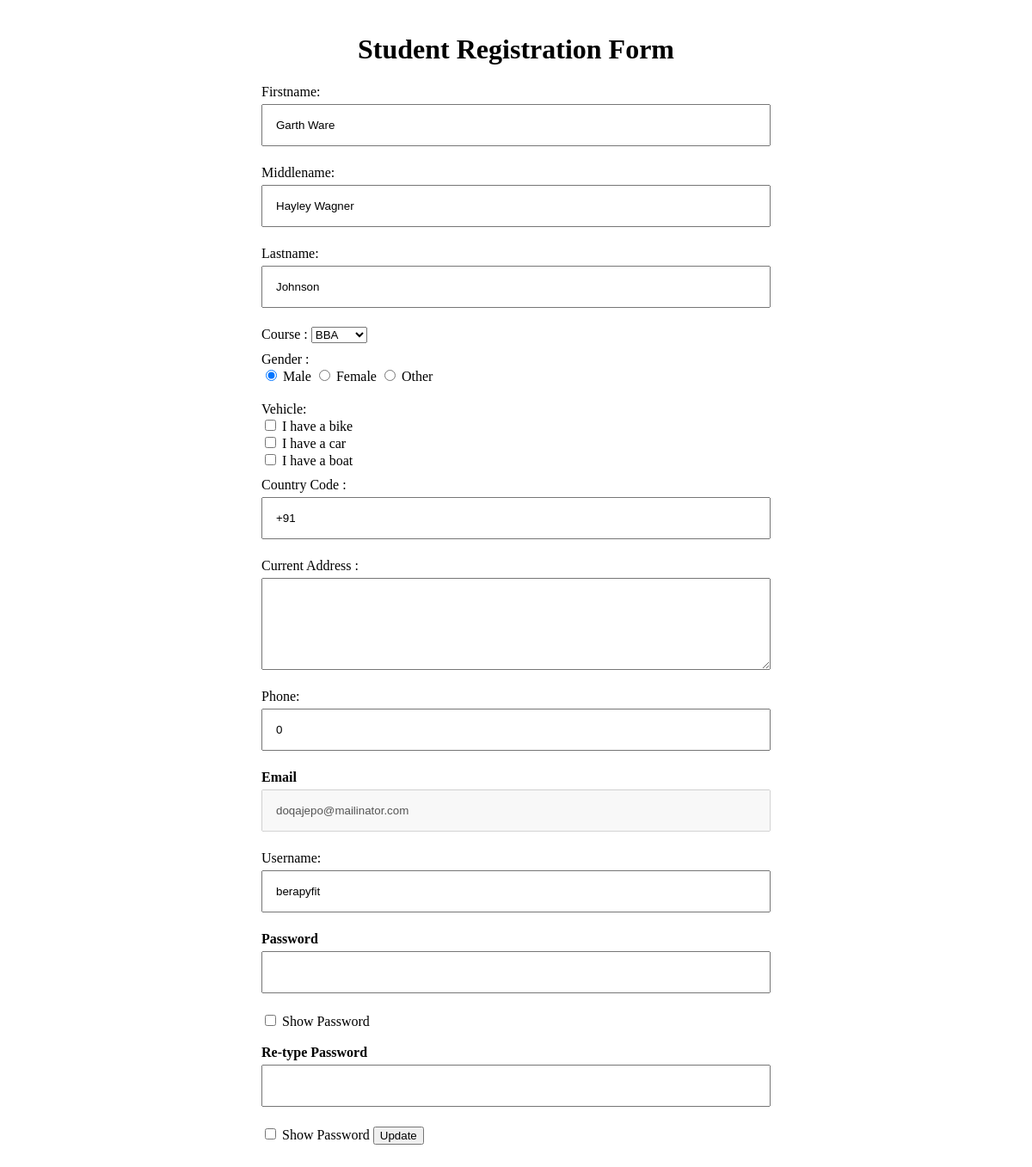
Page /edit.php?editid=14 on the committed database.
### tables this page shows
CREATE TABLE `users` (
  `username` varchar(100) NOT NULL,
  `email` varchar(255) NOT NULL,
  `phone_number` bigint(255) NOT NULL,
  `passwords` varchar(255) NOT NULL,
  `re_type_password` varchar(255) NOT NULL,
  `user_id` int(11) NOT NULL
);

CREATE TABLE `user_meta` (
  `user_id` int(4) NOT NULL,
  `firstname` varchar(255) NOT NULL,
  `middlename` varchar(255) NOT NULL,
  `lastname` varchar(255) NOT NULL,
  `course` varchar(255) NOT NULL,
  `gender` varchar(255) NOT NULL,
  `vehicle` varchar(255) NOT NULL,
  `country_code` int(3) NOT NULL,
  `current_address` varchar(255) NOT NULL
);

### edit.php (the view, shortened to what this page needs)
<?php
include('connect.php');
$user_id = $_GET['editid'] ?? null;
$sql = "SELECT * FROM users INNER JOIN user_meta ON users.user_id = user_meta.user_id WHERE users.user_id = ?";
$stmt = $con->prepare($sql);
$stmt->bind_param("i", $user_id);
$stmt->execute();
$result = $stmt->get_result();
if ($result->num_rows === 1) {
    $row = $result->fetch_assoc();
    $username = $row['username'];
    $mobile = $row['phone_number'];
    $email = $row['email'];
    $name = $row['firstname'];
    $middlename = $row['middlename'];
    $lastname = $row['lastname'];
    $course = $row['course'];
    $gender = $row['gender'];
    $vehicles = explode(",", $row['vehicle']);
    $current_address = $row['current_address'];
} else {
    echo "User not found.";
    exit;
}
?>
<form action="" method="POST">
    <div class="container">
        <center>
            <h1>Student Registration Form</h1>
        </center>
        <label>Firstname:</label>
        <input type="text" name="name" value="<?php echo $name; ?>" size="15"/>
        <label> Middlename: </label>
        <input type="text" name="middlename" placeholder="Middlename"  value="<?php echo $middlename; ?>" size="15"/>
        <label> Lastname: </label>
        <input type="text" name="lastname" value="<?php echo $lastname; ?>" size="15"/>
        <label> Course : </label>
        <select name="course">
            <option value="BBA"<?php if ($course === "BBA") echo " selected"; ?>>BBA</option>
        </select>
       <div>
            <label> Gender : </label><br>
            <input type="radio" value="Male" name="gender"<?php if ($gender === "Male") echo " checked"; ?>> Male
            <input type="radio" value="Female" name="gender"<?php if ($gender === "Female") echo " checked"; ?>> Female
            <input type="radio" value="Other" name="gender"<?php if ($gender === "Other") echo " checked"; ?>> Other
        </div>
        <div>
            <label> Vehicle: </label><br>
            <input type="checkbox" id="vehicle1" name="vehicle[]" value="Bike"<?php if (in_array("Bike", $vehicles)) echo " checked"; ?>>
            <label for="vehicle1"> I have a bike</label><br>
            <input type="checkbox" id="vehicle2" name="vehicle[]" value="Car"<?php if (in_array("Car", $vehicles)) echo " checked"; ?>>
            <label for="vehicle2"> I have a car</label><br>
            <input type="checkbox" id="vehicle3" name="vehicle[]" value="Boat"<?php if (in_array("Boat", $vehicles)) echo " checked"; ?>>
            <label for="vehicle3"> I have a boat</label><br>
        </div>
        <label> Country Code : </label>
        <input type="text" name="country_code" placeholder="Country Code" value="+91" size="2" />
         <label> Current Address :</label>
         <textarea cols="80" rows="5" name="current_address"  value="<?php echo  $current_address; ?>" >
         </textarea>
        <label>Phone:</label>
        <input type="text" name="mobile" value="<?php echo $mobile; ?>" size="10"/>
        <label for="email"><b>Email</b></label>
        <input type="text" value="<?php echo $email; ?>" name="email" disabled>
        <label> Username: </label>
         <input type="text" name="username" value="<?php echo $username; ?>" size="15"  />
    <label for="password"><b>Password</b></label>
    <input type="password" value="<?php echo  $password; ?>" name="password" id="passwordInput">
    <input type="checkbox" onclick="togglePasswordVisibility('passwordInput')"> Show Password
    <br><br>
    <label for="psw-repeat"><b>Re-type Password</b></label>
    <input type="password" value="<?php echo  $re_type_psw; ?>" name="psw-repeat" id="retypePasswordInput">
    <input type="checkbox" onclick="togglePasswordVisibility('retypePasswordInput')"> Show Password
       <button type="submit" name="submit" value="Update">Update</button>
    </div>
</form>

### style.php (style rules this page uses)
input[type=text], input[type=password], textarea { width: 100%; padding: 15px; margin: 5px 0 22px 0; display: block; }
form { display: block; margin-left: auto; margin-right: auto; width: 50%; }
div { padding: 10px 0; }

### rows in the picture
users: name "Garth Ware", middlename "Hayley Wagner", lastname "Johnson", mobile "0", email "doqajepo@mailinator.com", username "berapyfit"
user_meta: course "BBA", gender "☑"
